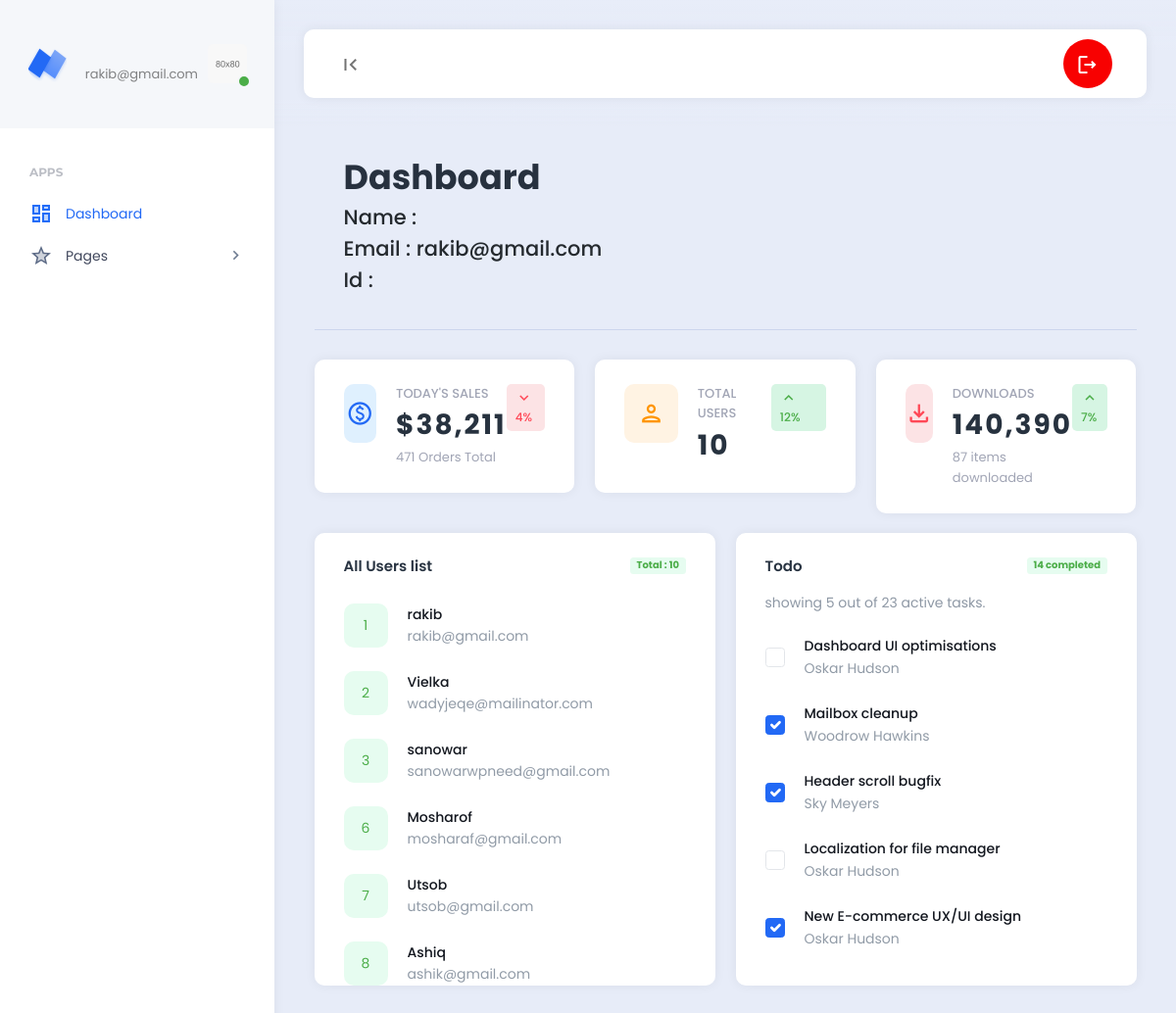
Page /backend/dashboard.php (signed in) on the committed database.
### tables this page shows
CREATE TABLE `pro_users` (
  `id` int(11) NOT NULL,
  `name` varchar(55) NOT NULL,
  `email` varchar(55) NOT NULL,
  `password` varchar(100) NOT NULL
);

### backend/dashboard.php (the view, shortened to what this page needs)
<?php
require_once('header.php');
require_once('../config/db.php');
?>
<?php
    $select_count_all_users ="SELECT COUNT(*) AS 'total_users' FROM pro_users";
    $run_query = mysqli_query($db_con, $select_count_all_users);
    $users_fetch_assoc = mysqli_fetch_assoc($run_query);
?>
<div class="col">
    <div class="page-description">
        <h1 class="mb-2">Dashboard</h1>
        <h4>Name : <?=$_SESSION['login_name'];?></h4>
        <h4>Email : <?=$_SESSION['login_email'];?></h4>
        <h4>Id : <?=$_SESSION['login_id'];?></h4>
    </div>
</div>
</div>
<div class="row">
    <div class="col-xl-4">
        <div class="card widget widget-stats">
            <div class="card-body">
                <div class="widget-stats-container d-flex">
                    <div class="widget-stats-icon widget-stats-icon-primary">
                        <i class="material-icons-outlined">paid</i>
                    </div>
                    <div class="widget-stats-content flex-fill">
                        <span class="widget-stats-title">Today's Sales</span>
                        <span class="widget-stats-amount">$38,211</span>
                        <span class="widget-stats-info">471 Orders Total</span>
                    </div>
                    <div class="widget-stats-indicator widget-stats-indicator-negative align-self-start">
                        <i class="material-icons">keyboard_arrow_down</i> 4%
                    </div>
                </div>
            </div>
        </div>
    </div>
    <div class="col-xl-4">
        <div class="card widget widget-stats">
            <div class="card-body">
                <div class="widget-stats-container d-flex">
                    <div class="widget-stats-icon widget-stats-icon-warning">
                        <i class="material-icons-outlined">person</i>
                    </div>
                    <div class="widget-stats-content flex-fill">
                        <span class="widget-stats-title">Total Users</span>
                        <span class="widget-stats-amount"><?= $users_fetch_assoc['total_users'];?></span>
                    </div>
                    <div class="widget-stats-indicator widget-stats-indicator-positive align-self-start">
                        <i class="material-icons">keyboard_arrow_up</i> 12%
                    </div>
                </div>
            </div>
        </div>
    </div>
    <div class="col-xl-4">
        <div class="card widget widget-stats">
            <div class="card-body">
                <div class="widget-stats-container d-flex">
                    <div class="widget-stats-icon widget-stats-icon-danger">
                        <i class="material-icons-outlined">file_download</i>
                    </div>
                    <div class="widget-stats-content flex-fill">
                        <span class="widget-stats-title">Downloads</span>
                        <span class="widget-stats-amount">140,390</span>
                        <span class="widget-stats-info">87 items downloaded</span>
                    </div>
                    <div class="widget-stats-indicator widget-stats-indicator-positive align-self-start">
                        <i class="material-icons">keyboard_arrow_up</i> 7%
                    </div>
                </div>
            </div>
        </div>
    </div>
</div>
<div class="row">
    <div class="col-xl-6">
        <div class="card widget widget-list" style="overflow: scroll;height:462px;">
            <div class="card-header">
                <h5 class="card-title">All Users list<span class="badge badge-success badge-style-light">Total : <?= $users_fetch_assoc['total_users'];?></span></h5>
            </div>
            <div class="card-body">
                <ul class="widget-list-content list-unstyled">
                    <?php
                        $select_all_users = "SELECT id,name,email FROM pro_users";
                        $run_query = mysqli_query($db_con, $select_all_users);
                        foreach ($run_query as $key => $users) :
                        ?>
                        <li class="widget-list-item widget-list-item-green">
                        <span class="widget-list-item-icon" style="line-height: 45px;"><?=$users['id'];?></span>
                        <span class="widget-list-item-description">
                            <a href="#" class="widget-list-item-description-title">
                                <?=$users['name'];?>
                            </a>
                            <span class="widget-list-item-description-subtitle">
                            <?=$users['email'];?>
                            </span>
                        </span>
                    </li>
                    <?php endforeach ?>
                </ul>
            </div>
        </div>
    </div>
    <div class="col-xl-6">
        <div class="card widget widget-list">
            <div class="card-header">
                <h5 class="card-title">Todo<span class="badge badge-success badge-style-light">14 completed</span></h5>
            </div>
            <div class="card-body">
                <span class="text-muted m-b-xs d-block">showing 5 out of 23 active tasks.</span>
                <ul class="widget-list-content list-unstyled">
                    <li class="widget-list-item widget-list-item-green">
                        <span class="widget-list-item-check">
                            <div class="form-check form-check-inline">
                                <input class="form-check-input" type="checkbox" value="">
                            </div>
                        </span>
                        <span class="widget-list-item-description">
                            <a href="#" class="widget-list-item-description-title">
                                Dashboard UI optimisations
                            </a>
                            <span class="widget-list-item-description-subtitle">
                                Oskar Hudson
                            </span>
                        </span>
                    </li>
                    <li class="widget-list-item widget-list-item-blue">
                        <span class="widget-list-item-check">
                            <div class="form-check form-check-inline">
                                <input class="form-check-input" type="checkbox" value="" checked>
                            </div>
                        </span>
                        <span class="widget-list-item-description">
                            <a href="#" class="widget-list-item-description-title">
                                Mailbox cleanup
                            </a>
                            <span class="widget-list-item-description-subtitle">
                                Woodrow Hawkins
                            </span>
                        </span>
                    </li>
                    <li class="widget-list-item widget-list-item-purple">
                        <span class="widget-list-item-check">
                            <div class="form-check form-check-inline">
                                <input class="form-check-input" type="checkbox" value="" checked>
                            </div>
                        </span>
                        <span class="widget-list-item-description">
                            <a href="#" class="widget-list-item-description-title">
                                Header scroll bugfix
                            </a>
                            <span class="widget-list-item-description-subtitle">
                                Sky Meyers
                            </span>
                        </span>
                    </li>
                    <li class="widget-list-item widget-list-item-yellow">
                        <span class="widget-list-item-check">
                            <div class="form-check form-check-inline">
                                <input class="form-check-input" type="checkbox" value="">
                            </div>
                        </span>
                        <span class="widget-list-item-description">
                            <a href="#" class="widget-list-item-description-title">
                                Localization for file manager
                            </a>
                            <span class="widget-list-item-description-subtitle">
                                Oskar Hudson
                            </span>
                        </span>
                    </li>
                    <li class="widget-list-item widget-list-item-red">
                        <span class="widget-list-item-check">
                            <div class="form-check form-check-inline">
                                <input class="form-check-input" type="checkbox" value="" checked>
                            </div>
                        </span>
                        <span class="widget-list-item-description">
                            <a href="#" class="widget-list-item-description-title">
                                New E-commerce UX/UI design
                            </a>
                            <span class="widget-list-item-description-subtitle">
                                Oskar Hudson
                            </span>
                        </span>
                    </li>
                </ul>
            </div>
        </div>
    </div>
</div>
<?php require_once('footer.php');?>

### backend/header.php (shortened to what this page needs)
<!DOCTYPE html>
<html lang="en">
<head>
    <link href="assets/plugins/bootstrap/css/bootstrap.min.css" rel="stylesheet">
    <link href="assets/plugins/perfectscroll/perfect-scrollbar.css" rel="stylesheet">
    <link href="assets/plugins/pace/pace.css" rel="stylesheet">
    <link href="assets/css/main.min.css" rel="stylesheet">
    <link href="assets/css/custom.css" rel="stylesheet">
</head>
<body>
    <div class="app align-content-stretch d-flex flex-wrap">
        <div class="app-sidebar">
            <div class="logo">
                <a href="index.html" class="logo-icon"><span class="logo-text">Neptune</span></a>
                <div class="sidebar-user-switcher user-activity-online">
                    <a href="#">
                        <img src="assets/images/avatars/avatar.png">
                        <span class="activity-indicator"></span>
                        <span class="user-info-text"><br><span class="user-state-info"><?php if(isset($_SESSION['login_email'])) : echo $_SESSION['login_email']; endif?></span></span>
                    </a>
                </div>
            </div>
            <div class="app-menu">
                <ul class="accordion-menu">
                    <li class="sidebar-title">
                        Apps
                    </li>
                    <li class="active-page">
                        <a href="dashboard.php" class="active"><i class="material-icons-two-tone">dashboard</i>Dashboard</a>
                    </li>
                    <li>
                        <a href=""><i class="material-icons-two-tone">star</i>Pages<i class="material-icons has-sub-menu">keyboard_arrow_right</i></a>
                    </li>
                </ul>
            </div>
        </div>
        <div class="app-container">
            <div class="app-header">
                <nav class="navbar navbar-light navbar-expand-lg">
                    <div class="container-fluid">
                        <div class="navbar-nav" id="navbarNav">
                            <ul class="navbar-nav">
                                <li class="nav-item">
                                    <a class="nav-link hide-sidebar-toggle-button" href="#"><i class="material-icons">first_page</i></a>
                                </li>
                            </ul>
                        </div>
                        <div class="d-flex">
                            <ul class="navbar-nav">
                                <li class="nav-item hidden-on-mobile">
                                    <a class="nav-link nav-notifications-toggle" id="notificationsDropDown" style="width: 50px; height:50px;border-radius:50%;" href="#" data-bs-toggle="dropdown">
                                        <i class="material-icons-outlined">logout</i>
                                    </a>
                                </li>
                            </ul>
                        </div>
                    </div>
                </nav>
            </div>
            <div class="app-content">
                <div class="content-wrapper">
                    <div class="container">
                        <div class="row">

### backend/footer.php (shortened to what this page needs)
</div>
                </div>
            </div>
        </div>
    </div>
</body>
</html>

### rows in the picture
pro_users: id "1", name "rakib", email "rakib@gmail.com"
pro_users: id "2", name "Vielka", email "wadyjeqe@mailinator.com"
pro_users: id "3", name "sanowar", email "sanowarwpneed@gmail.com"
pro_users: id "6", name "Mosharof", email "mosharaf@gmail.com"
pro_users: id "7", name "Utsob", email "utsob@gmail.com"
pro_users: id "8", name "Ashiq", email "ashik@gmail.com"

### other values in the picture
$_SESSION['login_email'] "rakib@gmail.com"
$users_fetch_assoc['total_users'] "10"
